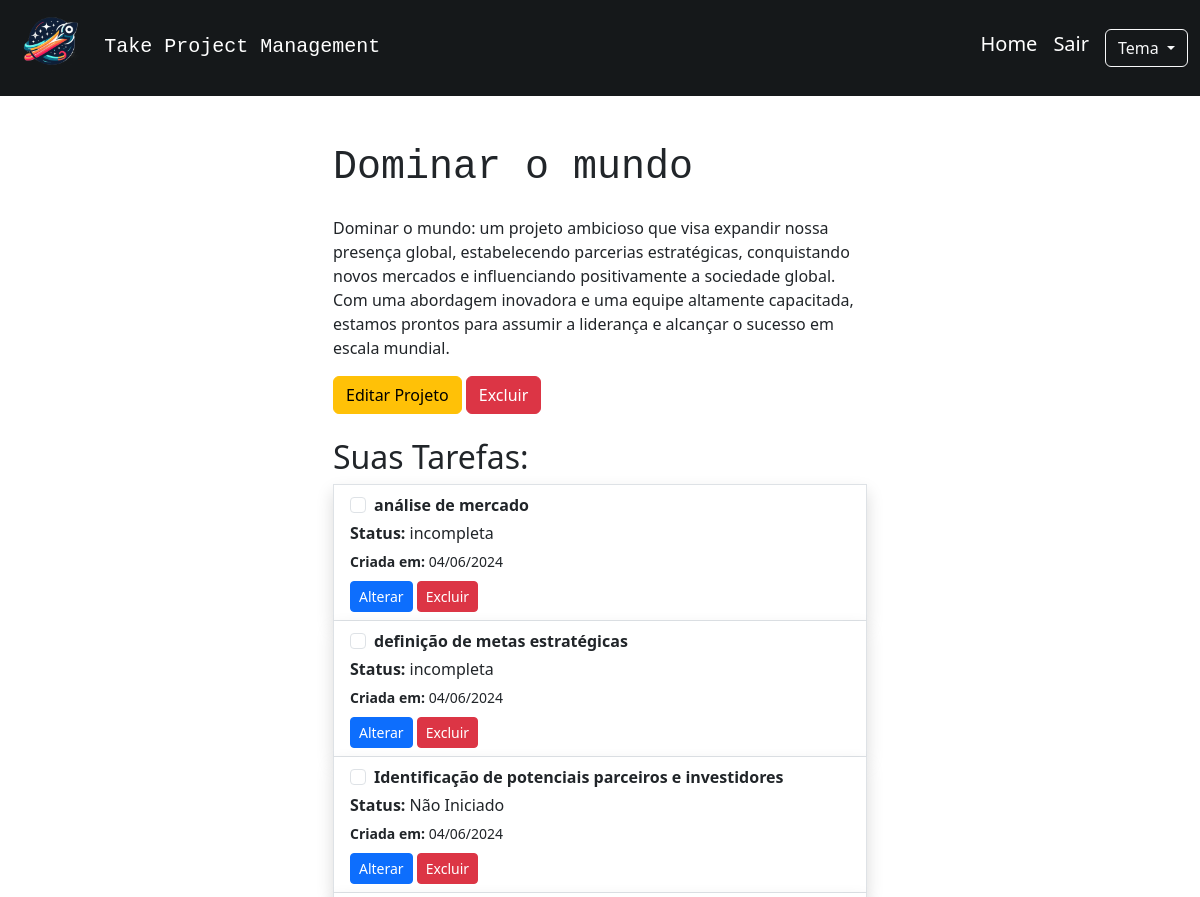
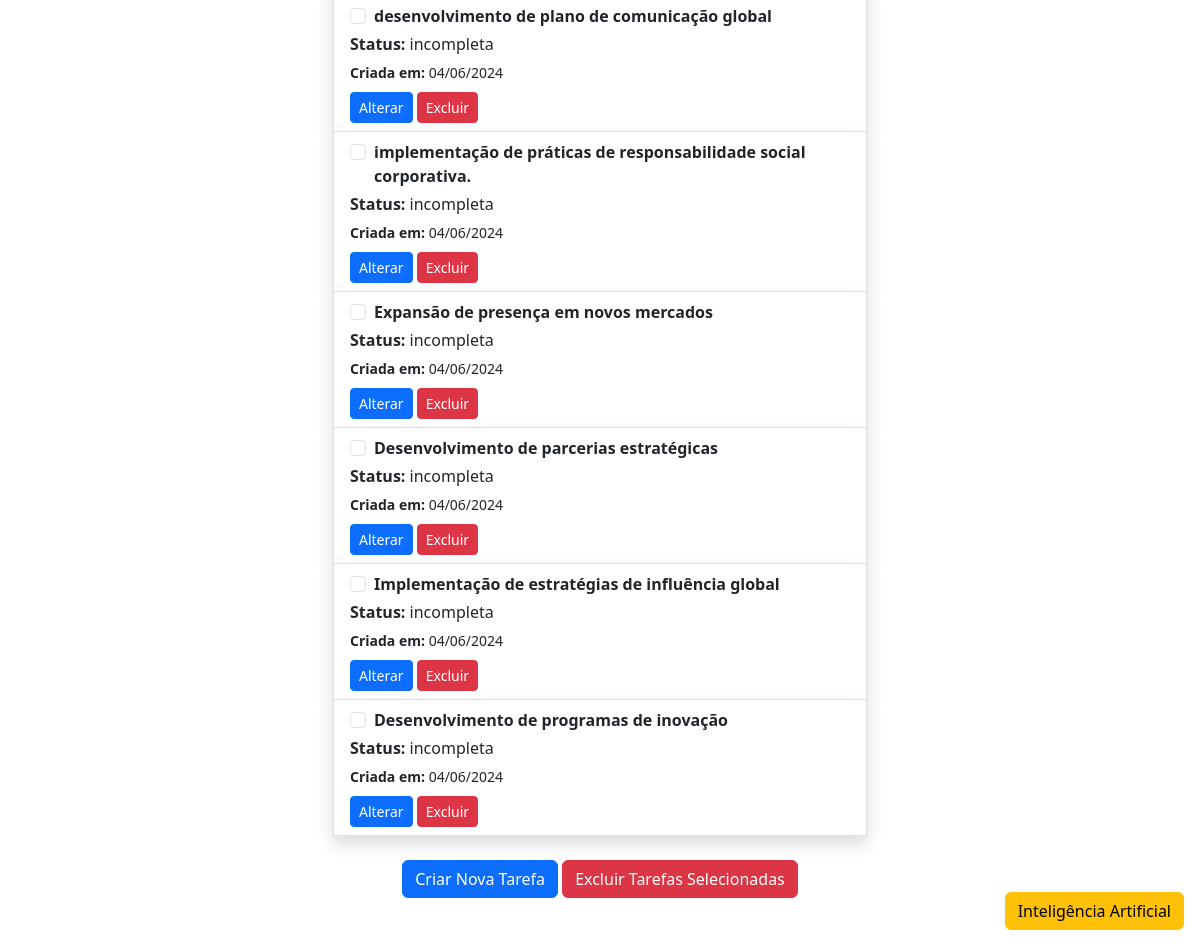
/projeto/1 (signed in), run on an earlier commit of the app's database (2 pictures, top to bottom).
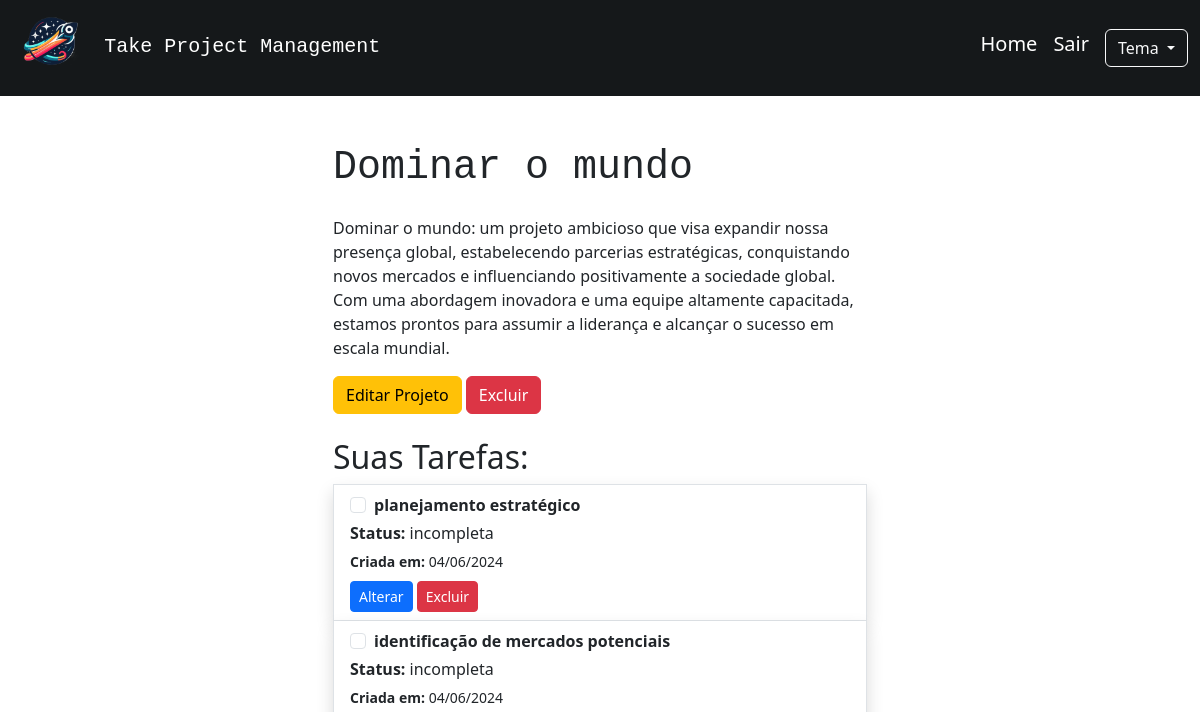
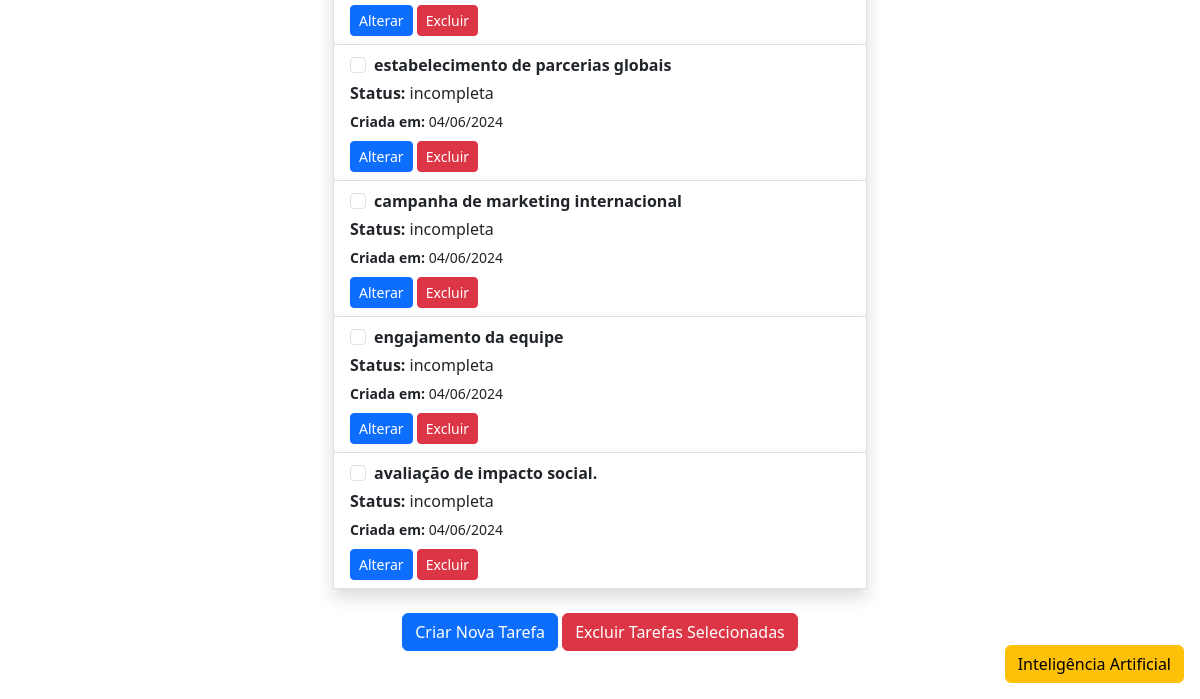
And on a later commit of the database (2 pictures, top to bottom).
### app.py (models this page shows, shortened)
class Projeto(db.Model):
    __tablename__ = 'projeto'
    id = db.Column(db.Integer, primary_key=True)
    nome_projeto = db.Column(db.String(80), nullable=False)
    descricao_projeto = db.Column(db.String())
    usuario_id = db.Column(db.Integer, db.ForeignKey('usuario.id'), nullable=False)
    usuario = db.relationship('Usuario', backref=db.backref('projetos', lazy=True))
    tarefas = db.relationship('Tarefa', backref='projeto_rel', cascade="all, delete-orphan", lazy=True)

class Tarefa(db.Model):
    __tablename__ = 'tarefa'
    id = db.Column(db.Integer, primary_key=True)
    nome_tarefa = db.Column(db.String(80), nullable=False)
    status = db.Column(db.String(30), nullable=False, default='incompleta')
    data_criacao = db.Column(db.DateTime, nullable=False, default=lambda: datetime.now())
    data_entrega = db.Column(db.DateTime)
    projeto_id = db.Column(db.Integer, db.ForeignKey('projeto.id'), nullable=False)
    projeto = db.relationship('Projeto', backref=db.backref('projeto_rel', lazy=True))

### app.py (the view)
@app.route('/projeto/<int:projeto_id>')
def projeto_especifico(projeto_id):
    if not ('usuario_id' in session):
        flash('Você precisa estar logado para acessar esta página', 'warning')
        return redirect(url_for('index'))
    if not VerificarPermissoes.verificar_permissao_projeto(projeto_id):
        return redirect(url_for('index'))
    projeto = Projeto.query.get(projeto_id)
    if not projeto:
        flash('O projeto especificado não foi encontrado', 'danger')
        return redirect(url_for('index'))
    return render_template('projeto_especifico.html', projeto=projeto)

### app.py (called while the page is built)
    @staticmethod
    def verificar_permissao_projeto(projeto_id):
        projeto = Projeto.query.filter_by(id=projeto_id, usuario_id=session['usuario_id']).first()
        if not projeto:
            flash('Você não tem permissão para acessar este projeto.', 'danger')
            return False
        return True

### templates/projeto_especifico.html (shortened to what this page needs)
{% extends 'base.html' %}
{% block content %}
<div class="container">
    <div class="row justify-content-center">
        <div class="col-md-6">
            <h1 class="mb-4 font-monospace">{{ projeto.nome_projeto }}</h1>
            <p class="card-text ">{% if projeto.descricao_projeto %} {{ projeto.descricao_projeto }} {% endif %}</p>
            <button type="button" class="btn btn-warning" data-bs-toggle="modal" data-bs-target="#modalEditarProjeto{{ projeto.id }}">
                Editar Projeto
            </button>
            <button type="button" class="btn btn-danger" data-bs-toggle="modal" data-bs-target="#modalExcluirProjeto{{ projeto.id }}">
                Excluir
            </button>
            <h2 class="mt-4">Suas Tarefas:</h2>
            <div class="list-group">
                <form action=" {{ url_for('excluir_tarefas_selecionadas', projeto_id=projeto.id) }}" method="POST" id="formExcluirTarefas">
                    {% for tarefa in projeto.tarefas %}
                        <div class="list-group-item shadow">
                            <div class="form-check">
                                <input class="form-check-input tarefa-checkbox" type="checkbox" value="{{ tarefa.id }}" id="tarefa-checkbox-{{ tarefa.id }}" name="tarefas_selecionadas[]">
                                <label class="form-check-label" for="tarefa-checkbox-{{ tarefa.id }}">
                                    <b>{{ tarefa.nome_tarefa }}</b>
                                </label>
                            </div>
                            <p class="mb-1 mt-1"><b>Status:</b> {{ tarefa.status }}</p>
                            <small><b>Criada em: </b>{{ tarefa.data_criacao.strftime('%d/%m/%Y') }}</small> <br>
                            <div class="mt-2">
                                <button type="button" class="btn btn-sm btn-primary" data-bs-toggle="modal" data-bs-target="#modalAlterarTarefa{{ tarefa.id }}">Alterar</button>
                                <button type="button" class="btn btn-sm btn-danger" data-bs-toggle="modal" data-bs-target="#modalExcluirTarefa{{ tarefa.id }}">Excluir</button>
                            </div>
                        </div>
                    {% endfor %}
                    <div class="text-center mt-4">
                        <button type="button" class="btn btn-primary" data-bs-toggle="modal" data-bs-target="#modalCriarTarefa">Criar Nova Tarefa</button>
                        <button type="button" class="btn btn-danger" id="btnAbrirModalExclusao">Excluir Tarefas Selecionadas</button>
                    </div>
                </form>
            </div>
        </div>
    </div>
</div>
<div class="position-fixed bottom-0 end-0 m-3">
    <button type="button" class="btn btn-warning" data-bs-toggle="modal" data-bs-target="#modalAcoesIA">
        Inteligência Artificial
    </button>
</div>
{% endblock %}

### templates/base.html (shortened to what this page needs)
<!DOCTYPE html>
<html lang="pt-br" data-bs-theme="{{ session['tema'] }}">
<head>
    <link href="https://cdn.jsdelivr.net/npm/bootstrap@5.3.3/dist/css/bootstrap.min.css" rel="stylesheet">
</head>
<body>
    <header class="navbar navbar-expand-lg" style="background-color: #15181a">
        <div class="container">
            <div class="row">
                <div class="col-lg">
                    <a href="{{ url_for('index') }}"> <img style="width: 80px; height: 80px;" src="{{ url_for('static', filename='img/logo_take.png') }}" alt=""></a>
                    <a class="navbar-brand p-2 font-monospace text-white" href="{{ url_for('index') }}">Take Project Management</a>
                </div>
            </div>
        </div>
        <nav class="navbar">
            <div class="container">
                <div class="d-flex w-100 justify-content-between align-items-center">
                    <ul class="navbar-nav">
                        <li class="nav-item">
                            <a href="{{ url_for('index') }}" class="navbar-brand text-white">Home</a>
                        </li>
                        {% if 'usuario_id' in session %}
                            <li class="nav-item">
                                <a href="{{ url_for('sair') }}" class="navbar-brand text-white">Sair</a>
                            </li>
                        {% endif %}
                        <li class="nav-item">
                            <div class="dropdown">
                                <button class="btn btn-outline-light dropdown-toggle" type="button" id="dropdownMenuButtonDark" data-bs-toggle="dropdown" aria-expanded="false">
                                    Tema
                                </button>
                            </div>
                        </li>
                    </ul>
                </div>
            </div>
        </nav>
    </header>
    <main class="container my-5">
        {% block content %}{% endblock %}
    </main>
</body>
</html>

What changed in the data, as far as the page shows it:
removed Tarefa: nome_tarefa "Desenvolvimento de parcerias estratégicas", status "incompleta", data_criacao "04/06/2024"
removed Tarefa: nome_tarefa "Implementação de estratégias de influência global", status "incompleta", data_criacao "04/06/2024"
removed Tarefa: nome_tarefa "Desenvolvimento de programas de inovação", status "incompleta", data_criacao "04/06/2024"
changed Tarefa: nome_tarefa "análise de mercado" → "planejamento estratégico"
changed Tarefa: nome_tarefa "definição de metas estratégicas" → "identificação de mercados potenciais"
changed Tarefa: nome_tarefa "Identificação de potenciais parceiros e investidores" → "estabelecimento de parcerias globais"; status "Não Iniciado" → "incompleta"
changed Tarefa: nome_tarefa "desenvolvimento de plano de comunicação global" → "campanha de marketing internacional"
changed Tarefa: nome_tarefa "implementação de práticas de responsabilidade social corporativa." → "engajamento da equipe"
changed Tarefa: nome_tarefa "Expansão de presença em novos mercados" → "avaliação de impacto social."
